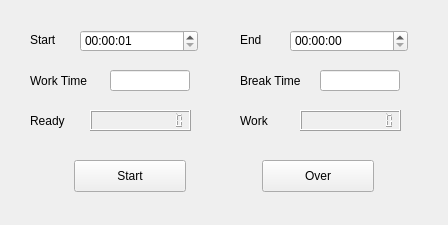
<?xml version="1.0" encoding="UTF-8"?>
<ui version="4.0">
 <class>Setting</class>
 <widget class="QWidget" name="Setting">
  <property name="geometry">
   <rect>
    <x>0</x>
    <y>0</y>
    <width>448</width>
    <height>225</height>
   </rect>
  </property>
  <property name="windowTitle">
   <string>Setting</string>
  </property>
  <property name="windowOpacity">
   <double>1.000000000000000</double>
  </property>
  <widget class="QTimeEdit" name="timeEditStart">
   <property name="geometry">
    <rect>
     <x>80</x>
     <y>30</y>
     <width>118</width>
     <height>22</height>
    </rect>
   </property>
   <property name="dateTime">
    <datetime>
     <hour>0</hour>
     <minute>0</minute>
     <second>1</second>
     <year>2000</year>
     <month>1</month>
     <day>1</day>
    </datetime>
   </property>
   <property name="time">
    <time>
     <hour>0</hour>
     <minute>0</minute>
     <second>1</second>
    </time>
   </property>
  </widget>
  <widget class="QTimeEdit" name="timeEditEnd">
   <property name="geometry">
    <rect>
     <x>290</x>
     <y>30</y>
     <width>118</width>
     <height>22</height>
    </rect>
   </property>
  </widget>
  <widget class="QLabel" name="labelStart">
   <property name="geometry">
    <rect>
     <x>30</x>
     <y>32</y>
     <width>31</width>
     <height>16</height>
    </rect>
   </property>
   <property name="text">
    <string>Start</string>
   </property>
  </widget>
  <widget class="QLabel" name="labelEnd">
   <property name="geometry">
    <rect>
     <x>240</x>
     <y>32</y>
     <width>31</width>
     <height>16</height>
    </rect>
   </property>
   <property name="text">
    <string>End</string>
   </property>
  </widget>
  <widget class="QPushButton" name="btnStart">
   <property name="geometry">
    <rect>
     <x>74</x>
     <y>160</y>
     <width>112</width>
     <height>32</height>
    </rect>
   </property>
   <property name="text">
    <string>Start</string>
   </property>
  </widget>
  <widget class="QLabel" name="labelWorktime">
   <property name="geometry">
    <rect>
     <x>30</x>
     <y>70</y>
     <width>81</width>
     <height>21</height>
    </rect>
   </property>
   <property name="text">
    <string>Work Time</string>
   </property>
  </widget>
  <widget class="QLabel" name="labelBreaktime">
   <property name="geometry">
    <rect>
     <x>240</x>
     <y>70</y>
     <width>91</width>
     <height>21</height>
    </rect>
   </property>
   <property name="text">
    <string>Break Time</string>
   </property>
  </widget>
  <widget class="QLineEdit" name="lineEditWorktime">
   <property name="geometry">
    <rect>
     <x>110</x>
     <y>70</y>
     <width>80</width>
     <height>21</height>
    </rect>
   </property>
  </widget>
  <widget class="QLineEdit" name="lineEditBreaktime">
   <property name="geometry">
    <rect>
     <x>320</x>
     <y>70</y>
     <width>80</width>
     <height>21</height>
    </rect>
   </property>
  </widget>
  <widget class="QLCDNumber" name="lcdReady">
   <property name="geometry">
    <rect>
     <x>90</x>
     <y>110</y>
     <width>101</width>
     <height>21</height>
    </rect>
   </property>
   <property name="digitCount">
    <number>12</number>
   </property>
  </widget>
  <widget class="QLCDNumber" name="lcdWork">
   <property name="geometry">
    <rect>
     <x>300</x>
     <y>110</y>
     <width>101</width>
     <height>21</height>
    </rect>
   </property>
   <property name="digitCount">
    <number>12</number>
   </property>
  </widget>
  <widget class="QLabel" name="labelReady">
   <property name="geometry">
    <rect>
     <x>30</x>
     <y>110</y>
     <width>51</width>
     <height>21</height>
    </rect>
   </property>
   <property name="text">
    <string>Ready</string>
   </property>
  </widget>
  <widget class="QLabel" name="labelWork">
   <property name="geometry">
    <rect>
     <x>240</x>
     <y>110</y>
     <width>81</width>
     <height>21</height>
    </rect>
   </property>
   <property name="text">
    <string>Work </string>
   </property>
  </widget>
  <widget class="QPushButton" name="btnOver">
   <property name="geometry">
    <rect>
     <x>262</x>
     <y>160</y>
     <width>112</width>
     <height>32</height>
    </rect>
   </property>
   <property name="text">
    <string>Over</string>
   </property>
  </widget>
 </widget>
 <resources/>
 <connections/>
</ui>
